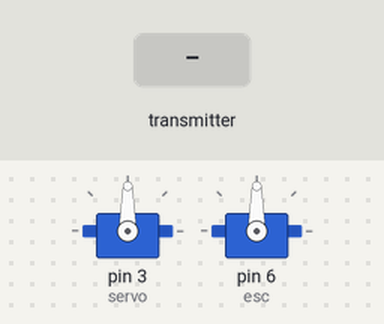
Simulated run of this sketch. Board: Arduino Uno, built with avr-gcc and run on an emulated ATmega328P. Parts: 2 × servo. The inputs (shaded band) are chosen by the test bench. No radio packets arrive unless stated.

Above: at 4.2 s.
4.3 s: the transmitter starts sending received_data.0 = 0
At 5.5 s:
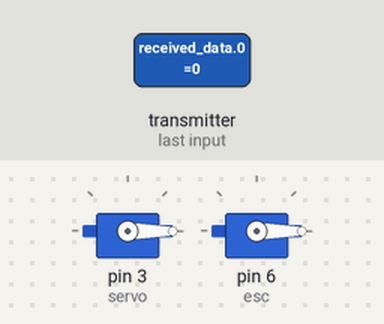
5.8 s: the transmitter starts sending received_data.1 = 64
At 6.8 s:
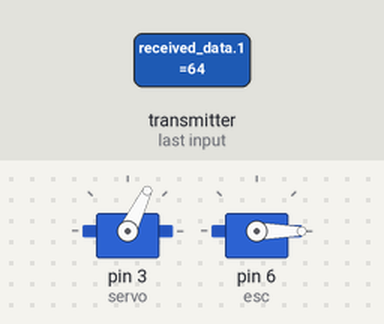
7.3 s: the transmitter starts sending received_data.0 = 128
At 8.0 s:
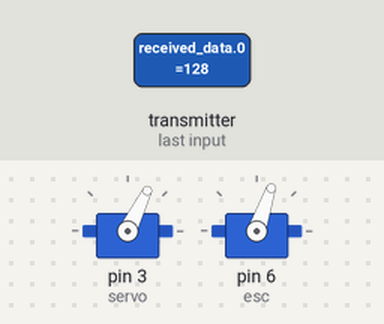
8.8 s: the transmitter starts sending received_data.1 = 0
At 9.1 s:
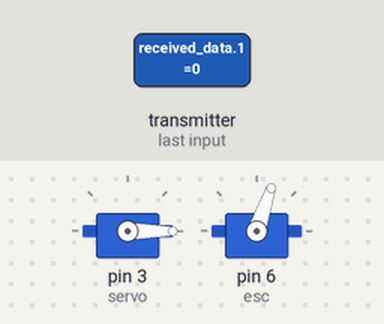
10.3 s: the transmitter starts sending received_data.0 = 255
At 11.5 s:
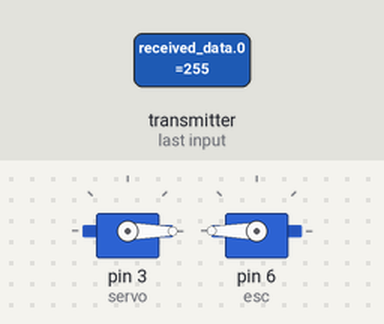
11.8 s: the transmitter starts sending received_data.1 = 128
At 12.6 s:
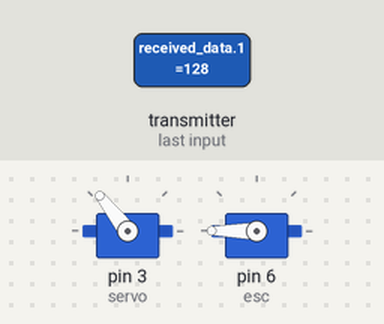
Timing chart, 0 to 14.3 s (numbered marks = the images above; inputs shaded):
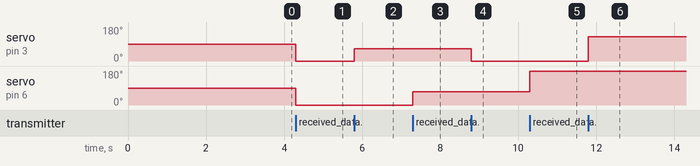

The sketch:

Rx_Baord_2_0.ino
```cpp
// (licence header left out)
/* A simple Project for Remote Controlling with nRF24L01+ radios.
 We have 2 nodes, the transmitter (this one) and the receiver which is attached to the Car.
 The idea is to transmit  2 parameters , one is Direction (Backward, or Forward with the speed) the other is the Steering (Left, or Right with the degree of rotation).
 The nRF24L01 transmit values in type of "uint8_t" with maximum of 256 for each packet, so the values of direction is divided by (10) at the Tx side,
 then it is multiplied by 10 again at the Rx side.
 The Rx rules is to output the received parameters to port 3 and 6 where the Servo and the ESC are are attached
 a condition is required to prevent the controller from transmitting values that is not useful (like 1480-1530 for ESC and 88-92 for Servo) to save more power as much as we can
 */

#include <Servo.h>
#include <SPI.h>
#include "nRF24L01.h"
#include "RF24.h"
#include "printf.h"
//
// Hardware configuration
//

// Set up nRF24L01 radio on SPI bus plus pins 9 & 10
RF24 radio(9,10);

Servo servo; //steering servo declaration
Servo esc; // Electronic Speed Contoller declaration

// Single radio pipe address for the 2 nodes to communicate.
const uint64_t pipe = 0xE8E8F0F0E1LL;

//
// Payload
//

uint8_t received_data[2];
uint8_t num_received_data =sizeof(received_data);

//
// Setup
//

void setup(void)
{
  delay(3000); //wait until the esc starts in case of Arduino got power first
  servo.attach(3);  // attaches the servo on pin 3 to the servo object
  esc.attach(6);  // attaches the ESC on pin 6 to the ese object
  servo.write(90);
  //
  // Print preamble
  //

  Serial.begin(57600);
  printf_begin();

  //
  // Setup and configure rf radio
  //

  radio.begin(); //Begin operation of the chip.
  // This simple sketch opens a single pipes for these two nodes to communicate
  // back and forth.  One listens on it, the other talks to it.
  radio.openReadingPipe(1,pipe);
  radio.startListening();
  //
  // Dump the configuration of the rf unit for debugging
  //
  radio.printDetails();
}


void loop(void)
{
  // if there is data ready
  if ( radio.available() )
  {
    bool done = false;
    int ESC_value;
    while (!done)
    {
      // Fetch the payload, and see if this was the last one.
      done = radio.read( received_data, num_received_data );
      ESC_value=received_data[0]*10; //Multiplication by 10 because the ESC operates for vlues around 1500 and the nRF24L01 can transmit maximum of 255 per packet
      esc.writeMicroseconds(ESC_value);
    //  Serial.println(ESC_value);
      servo.write((received_data[1]));
     // Serial.println(received_data[1]);
    }
  }
}
```

printf.h
```cpp
// (licence header left out)
/**
 * @file printf.h
 *
 * Setup necessary to direct stdout to the Arduino Serial library, which
 * enables 'printf'
 */

#ifndef __PRINTF_H__
#define __PRINTF_H__

#ifdef ARDUINO

int serial_putc( char c, FILE * )
{
  Serial.write( c );

  return c;
}

void printf_begin(void)
{
  fdevopen( &serial_putc, 0 );
}

#else
#error This example is only for use on Arduino.
#endif // ARDUINO

#endif // __PRINTF_H__
```

Measured:
- after the input at 4.3 s, servo on pin 3 (servo), servo on pin 6 (esc): 90° → 0° at once
- after the input at 5.8 s, servo on pin 3 (servo): 0° → 64° at once
- after the input at 7.3 s, servo on pin 6 (esc): 0° → 71° at once
- after the input at 8.8 s, servo on pin 3 (servo): 64° → 0° at once
- after the input at 10.3 s, servo on pin 6 (esc): 71° → 180° at once
- after the input at 11.8 s, servo on pin 3 (servo): 0° → 128° at once
